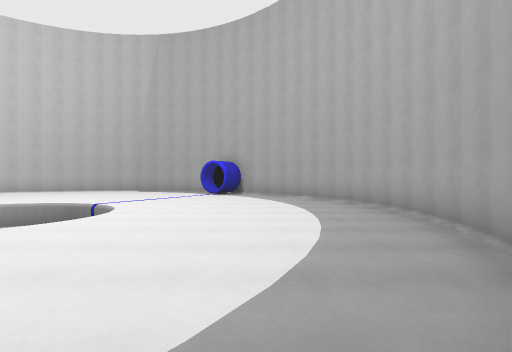
View 1 (above)

12 first-person views from a walk through a level from a Godot 3-D game. The camera is 1.5 m above the floor, looks level and sees 80° across. The floor is counted in squares, 2 m on a side. Each view is taken from the middle of a square. On the plan, view 1 faces up. The plan holds only what a view shows up to about 10 squares ahead; the rest is blank. The place goes on beyond the plan.

View 2
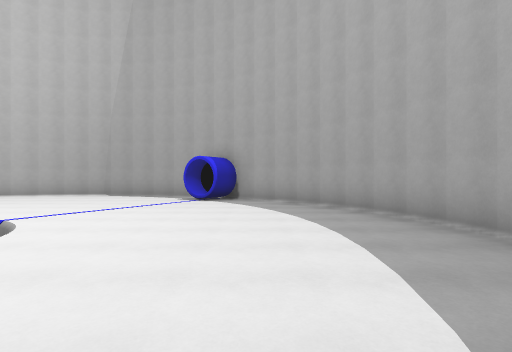

View 3
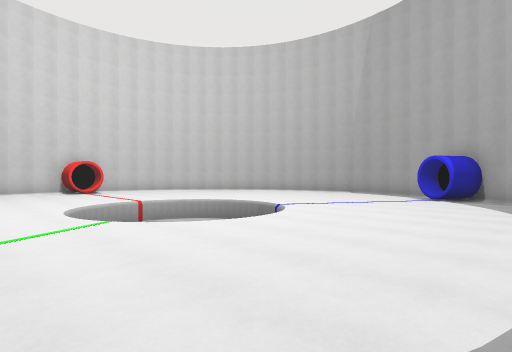

View 4
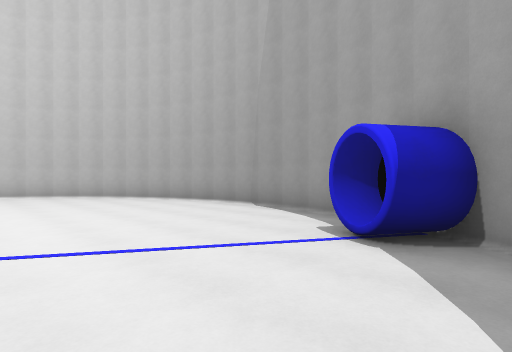

View 5
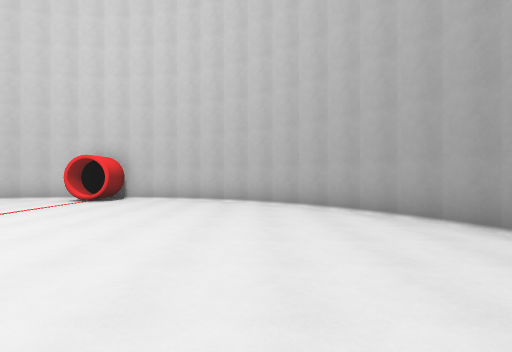

View 6
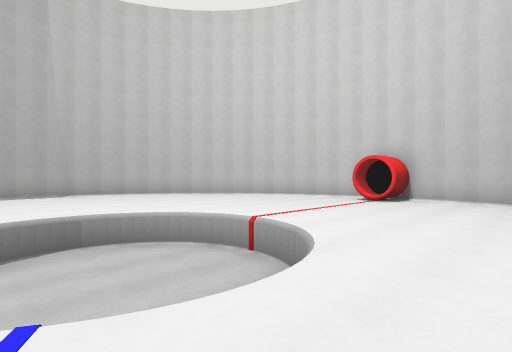

View 7
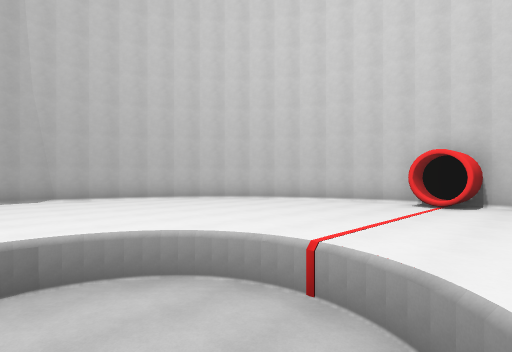

View 8
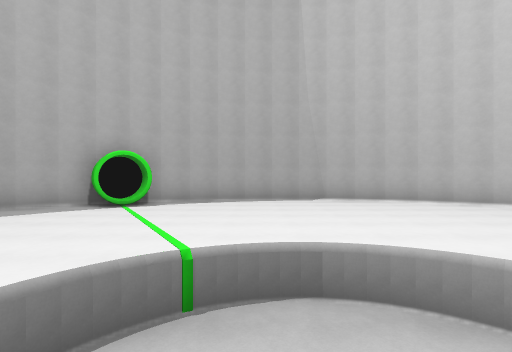

View 9
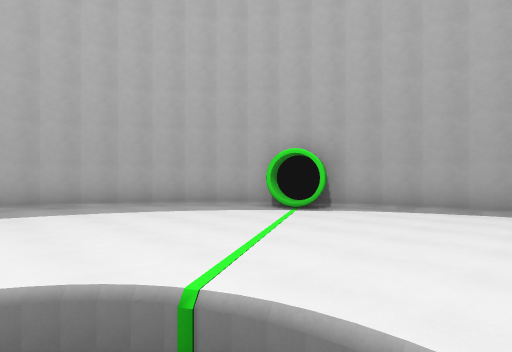

View 10
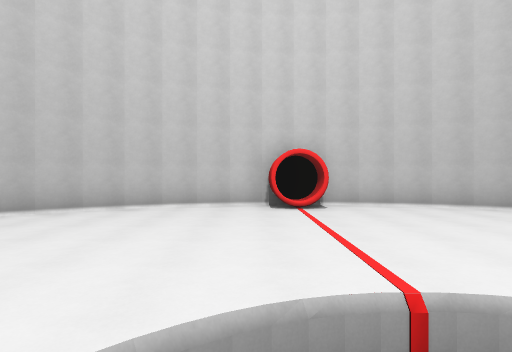

View 11
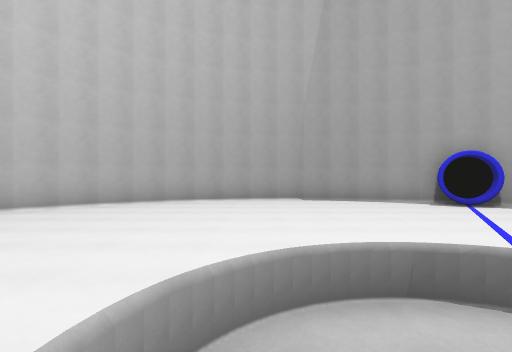

View 12
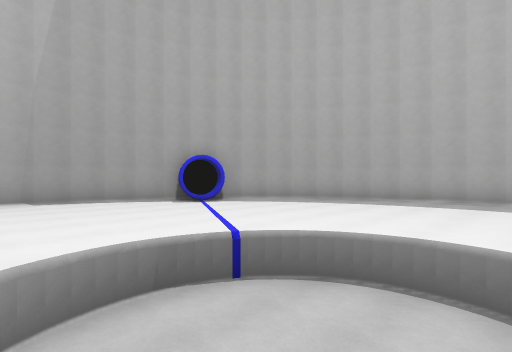

### Floor plan
Points are (right, up) in squares from view 1. A wall is a line through its corners. A room is listed if a view was taken in it or the views show most of it. See-through windows are left out.
Room 1 (views 1, 2, 3, 4, 5, 6, 7, 8, 9, 10, 11, 12)
walls: (-12.9, 6.6) (-13.7, 6.6) (-13.7, 5.5) (-12.9, 5.5); (-13, 5.4) (-14.1, 5.4) (-13.9, 4.3); (-2.4, -0.8) (-1.8, -0.5); (-1.3, 12.1) (-0.9, 12.8) (-1.9, 13.4) (-2.3, 12.7); (-2.2, -0.7) (-1.9, -1.4) (-1, -0.8) (-1.3, -0.2); (-1.8, 12.5) (-2.3, 12.8); (-14, 6.9) (-14.1, 6.4); (-13.9, 4.4) (-13.7, 3.4); (-13.7, 3.5) (-13.4, 2.7); (-13.7, 8.5) (-13.9, 7.6); (-13.9, 7.8) (-14.1, 6.7) (-12.9, 6.7); (-14.1, 5.7) (-14, 5.2); (-13.4, 9.4) (-13.7, 8.4); (-13.1, 2) (-12.6, 1.1); (-13.5, 2.8) (-13, 1.9); (-12.6, 10.8) (-13.1, 10); (-12.7, 1.3) (-12.1, 0.5); (-13.1, 10.1) (-13.4, 9.3); (-12.1, 11.5) (-12.7, 10.7); (-10.9, 12.6) (-11.6, 12.1) (-12.2, 11.4); (-12.2, 0.6) (-11.8, 0.2); (-11.3, -0.3) (-10.9, -0.7); (-11, -0.6) (-10.3, -1.1) (-9.6, -1.6) (-8.8, -1.9); (-10.2, 13.2) (-11, 12.6); (-9.5, 13.6) (-10.3, 13.1); (-8.9, -1.9) (-7.9, -2.2); (-8, -2.2) (-7.1, -2.4); (-7.1, 14.4) (-8, 14.2) (-8.8, 13.9) (-9.6, 13.6); (-7.3, -2.4) (-6.3, -2.5); (-6.3, 14.5) (-7.2, 14.4); (-6.4, -2.5) (-5.4, -2.6); (-5.5, -2.6) (-4.7, -2.5) (-3.8, -2.4); (-4.6, 14.5) (-5.6, 14.6); (-5.4, 14.6) (-6.4, 14.5); (-3.9, -2.4) (-3, -2.2); (-1.6, 13.6) (-2.2, 13.9) (-3, 14.2) (-3.8, 14.4) (-4.7, 14.6); (-3.1, -2.3) (-2.2, -1.9) (-1.6, -1.6); (-0.1, -0.6) (0.6, 0); (-0.8, -1.2) (0, -0.6); (0.5, -0.1) (1.1, 0.6); (0.6, 12) (0, 12.6) (-0.7, 13.1) (-1.2, 12.1); (1.1, 0.5) (1.7, 1.3); (1.2, 11.4) (0.5, 12.1); (2.1, 10) (1.6, 10.8) (1.1, 11.5); (3, 6.8) (2.9, 7.7); (1.6, 1.1) (2.1, 2); (2.9, 7.6) (2.7, 8.5); (2.9, 4.3) (3, 5.1) (3.1, 6) (3, 6.9); (2.1, 1.9) (2.4, 2.7) (2.7, 3.6); (2.7, 3.4) (2.9, 4.4); (2.5, 9.2) (2, 10.1); (2.8, 8.4) (2.4, 9.3)

Positions as (right, up) in squares from view 1, and headings:
1: (0, 0), facing up
2: (0, 3), facing up
3: (1, 2), facing up-left
4: (0, 9), facing up-left
5: (-4, 11), facing left
6: (-4, 10), facing down-left
7: (-5, 8), facing down-left
8: (-5, 7), facing down
9: (-6, 5), facing down-right
10: (-6, 5), facing left
11: (-7, 5), facing up
12: (-7, 5), facing up-right
